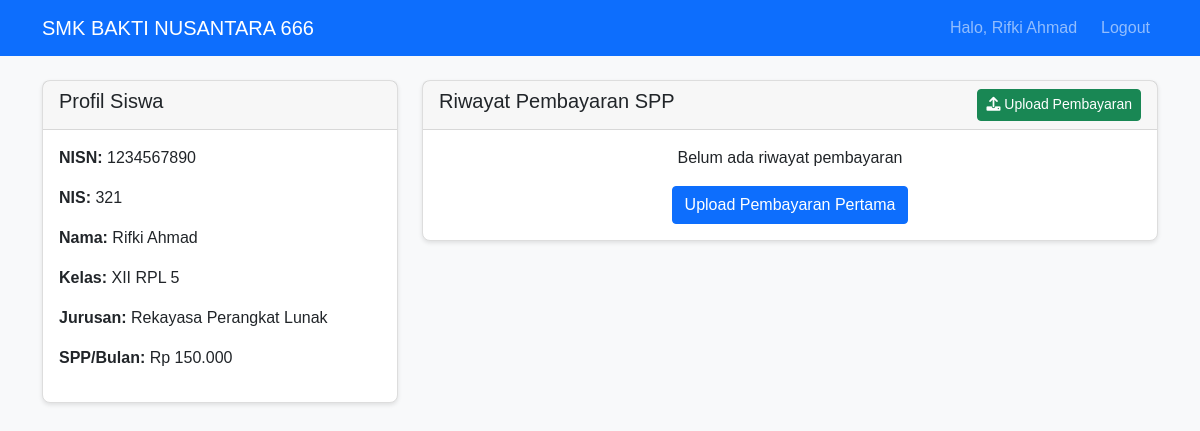
The app's page /student/dashboard.php (signed in) with its own data.
### tables this page shows
CREATE TABLE `siswa` (
  `nisn` varchar(10) NOT NULL,
  `nis` varchar(10) NOT NULL,
  `user_id` int(11) NOT NULL,
  `nama` varchar(50) NOT NULL,
  `id_kelas` int(11) NOT NULL,
  `alamat` text,
  `no_telp` varchar(13) DEFAULT NULL,
  `id_spp` int(11) NOT NULL
);

CREATE TABLE `kelas` (
  `id_kelas` int(11) NOT NULL,
  `nama_kelas` varchar(15) NOT NULL,
  `kompetensi_keahlian` varchar(50) NOT NULL
);

CREATE TABLE `spp` (
  `id_spp` int(11) NOT NULL,
  `tahun` year(4) NOT NULL,
  `nominal` int(11) NOT NULL
);

### student/dashboard.php (the view, shortened to what this page needs)
<?php
$database = new Database();
$db = $database->getConnection();
$query = "SELECT s.*, k.nama_kelas, k.kompetensi_keahlian, spp.nominal, spp.tahun
          FROM siswa s
          JOIN kelas k ON s.id_kelas = k.id_kelas
          JOIN spp ON s.id_spp = spp.id_spp
          WHERE s.nisn = :nisn";
$stmt = $db->prepare($query);
$stmt->bindParam(':nisn', $_SESSION['nisn']);
$stmt->execute();
$student = $stmt->fetch(PDO::FETCH_ASSOC);
$month_order = "CASE bulan_dibayar
    WHEN 'januari' THEN 1 WHEN 'februari' THEN 2 WHEN 'maret' THEN 3
    WHEN 'april' THEN 4 WHEN 'mei' THEN 5 WHEN 'juni' THEN 6
    WHEN 'juli' THEN 7 WHEN 'agustus' THEN 8 WHEN 'september' THEN 9
    WHEN 'oktober' THEN 10 WHEN 'november' THEN 11 WHEN 'desember' THEN 12
    END";
$payment_query = "SELECT p.*, spp.nominal
                  FROM pembayaran p
                  JOIN spp ON p.id_spp = spp.id_spp
                  WHERE p.nisn = :nisn
                  ORDER BY p.tahun_dibayar DESC, $month_order DESC";
$payment_stmt = $db->prepare($payment_query);
$payment_stmt->bindParam(':nisn', $_SESSION['nisn']);
$payment_stmt->execute();
$payments = $payment_stmt->fetchAll(PDO::FETCH_ASSOC);
?>
<!DOCTYPE html>
<html lang="id">
<head>
    <link href="https://cdn.jsdelivr.net/npm/bootstrap@5.1.3/dist/css/bootstrap.min.css" rel="stylesheet">
    <link href="https://cdnjs.cloudflare.com/ajax/libs/font-awesome/6.0.0/css/all.min.css" rel="stylesheet">
    <link href="../assets/css/main.css" rel="stylesheet">
</head>
<body>
    <nav class="navbar navbar-expand-lg navbar-dark bg-primary">
        <div class="container">
            <a class="navbar-brand" href="#">SMK BAKTI NUSANTARA 666</a>
            <div class="navbar-nav ms-auto">
                <span class="navbar-text me-3">Halo, <?= $_SESSION['nama'] ?></span>
                <a class="nav-link" href="../auth/logout.php">Logout</a>
            </div>
        </div>
    </nav>
    <div class="container mt-4">
        <div class="row">
            <div class="col-md-4">
                <div class="card">
                    <div class="card-header">
                        <h5>Profil Siswa</h5>
                    </div>
                    <div class="card-body">
                        <p><strong>NISN:</strong> <?= $student['nisn'] ?></p>
                        <p><strong>NIS:</strong> <?= $student['nis'] ?></p>
                        <p><strong>Nama:</strong> <?= $student['nama'] ?></p>
                        <p><strong>Kelas:</strong> <?= $student['nama_kelas'] ?></p>
                        <p><strong>Jurusan:</strong> <?= $student['kompetensi_keahlian'] ?></p>
                        <p><strong>SPP/Bulan:</strong> Rp <?= number_format($student['nominal'], 0, ',', '.') ?></p>
                    </div>
                </div>
            </div>
            <div class="col-md-8">
                <div class="card">
                    <div class="card-header d-flex justify-content-between">
                        <h5>Riwayat Pembayaran SPP</h5>
                        <a href="upload_payment.php" class="btn btn-success btn-sm">
                            <i class="fas fa-upload"></i> Upload Pembayaran
                        </a>
                    </div>
                    <div class="card-body">
                        <?php if (count($payments) > 0): ?>
                            <div class="table-responsive">
                                <table class="table table-striped">
                                    <thead>
                                        <tr>
                                            <th>Bulan</th>
                                            <th>Tahun</th>
                                            <th>Jumlah</th>
                                            <th>Status</th>
                                            <th>Tanggal Upload</th>
                                            <th>Bukti</th>
                                        </tr>
                                    </thead>
                                    <tbody>
                                        <?php foreach ($payments as $payment): ?>
                                            <tr>
                                                <td><?= ucfirst($payment['bulan_dibayar']) ?></td>
                                                <td><?= $payment['tahun_dibayar'] ?></td>
                                                <td>Rp <?= number_format($payment['jumlah_bayar'], 0, ',', '.') ?></td>
                                                <td>
                                                    <?php if ($payment['status'] == 'pending'): ?>
                                                        <span class="badge bg-warning">Menunggu Verifikasi</span>
                                                    <?php elseif ($payment['status'] == 'verified'): ?>
                                                        <span class="badge bg-success">Terverifikasi</span>
                                                    <?php else: ?>
                                                        <span class="badge bg-danger">Ditolak</span>
                                                    <?php endif; ?>
                                                </td>
                                                <td><?= date('d/m/Y H:i', strtotime($payment['tgl_upload'])) ?></td>
                                                <td>
                                                    <?php if ($payment['bukti_pembayaran']): ?>
                                                        <a href="../uploads/<?= $payment['bukti_pembayaran'] ?>" target="_blank" class="btn btn-sm btn-info">
                                                            <i class="fas fa-eye"></i> Lihat
                                                        </a>
                                                    <?php endif; ?>
                                                </td>
                                            </tr>
                                        <?php endforeach; ?>
                                    </tbody>
                                </table>
                            </div>
                        <?php else: ?>
                            <div class="text-center">
                                <p>Belum ada riwayat pembayaran</p>
                                <a href="upload_payment.php" class="btn btn-primary">Upload Pembayaran Pertama</a>
                            </div>
                        <?php endif; ?>
                    </div>
                </div>
            </div>
        </div>
    </div>
</body>
</html>

### assets/css/main.css (style rules this page uses)
:root { --primary: #007bff; --success: #28a745; --warning: #ffc107; --danger: #dc3545; }
body { font-family: Arial, sans-serif; background: #f8f9fa; }
.card { border: 1px solid #ddd; border-radius: 8px; box-shadow: 0 2px 4px rgba(0,0,0,0.1); }
.btn { border-radius: 4px; }

### records on screen
siswa: nisn "1234567890", nis "321", nama "Rifki Ahmad", id_kelas.nama_kelas "XII RPL 5", id_kelas.kompetensi_keahlian "Rekayasa Perangkat Lunak", id_spp.nominal "150.000"

### other values on screen
$_SESSION['nama'] "Rifki Ahmad"
